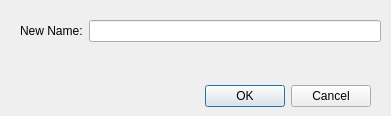
<?xml version="1.0" encoding="UTF-8"?>
<ui version="4.0">
 <class>Dialog</class>
 <widget class="QDialog" name="Dialog">
  <property name="geometry">
   <rect>
    <x>0</x>
    <y>0</y>
    <width>391</width>
    <height>116</height>
   </rect>
  </property>
  <property name="windowTitle">
   <string>Rename Resource</string>
  </property>
  <property name="autoFillBackground">
   <bool>false</bool>
  </property>
  <widget class="QDialogButtonBox" name="buttonBox">
   <property name="geometry">
    <rect>
     <x>30</x>
     <y>80</y>
     <width>341</width>
     <height>32</height>
    </rect>
   </property>
   <property name="orientation">
    <enum>Qt::Horizontal</enum>
   </property>
   <property name="standardButtons">
    <set>QDialogButtonBox::Cancel|QDialogButtonBox::Ok</set>
   </property>
  </widget>
  <widget class="QWidget" name="formLayoutWidget">
   <property name="geometry">
    <rect>
     <x>20</x>
     <y>20</y>
     <width>361</width>
     <height>31</height>
    </rect>
   </property>
   <layout class="QFormLayout" name="formLayout">
    <item row="0" column="0">
     <widget class="QLabel" name="label">
      <property name="text">
       <string>New Name:</string>
      </property>
     </widget>
    </item>
    <item row="0" column="1">
     <widget class="QLineEdit" name="lineEdit"/>
    </item>
   </layout>
  </widget>
 </widget>
 <resources/>
 <connections>
  <connection>
   <sender>buttonBox</sender>
   <signal>accepted()</signal>
   <receiver>Dialog</receiver>
   <slot>accept()</slot>
   <hints>
    <hint type="sourcelabel">
     <x>248</x>
     <y>254</y>
    </hint>
    <hint type="destinationlabel">
     <x>157</x>
     <y>274</y>
    </hint>
   </hints>
  </connection>
  <connection>
   <sender>buttonBox</sender>
   <signal>rejected()</signal>
   <receiver>Dialog</receiver>
   <slot>reject()</slot>
   <hints>
    <hint type="sourcelabel">
     <x>316</x>
     <y>260</y>
    </hint>
    <hint type="destinationlabel">
     <x>286</x>
     <y>274</y>
    </hint>
   </hints>
  </connection>
 </connections>
</ui>
